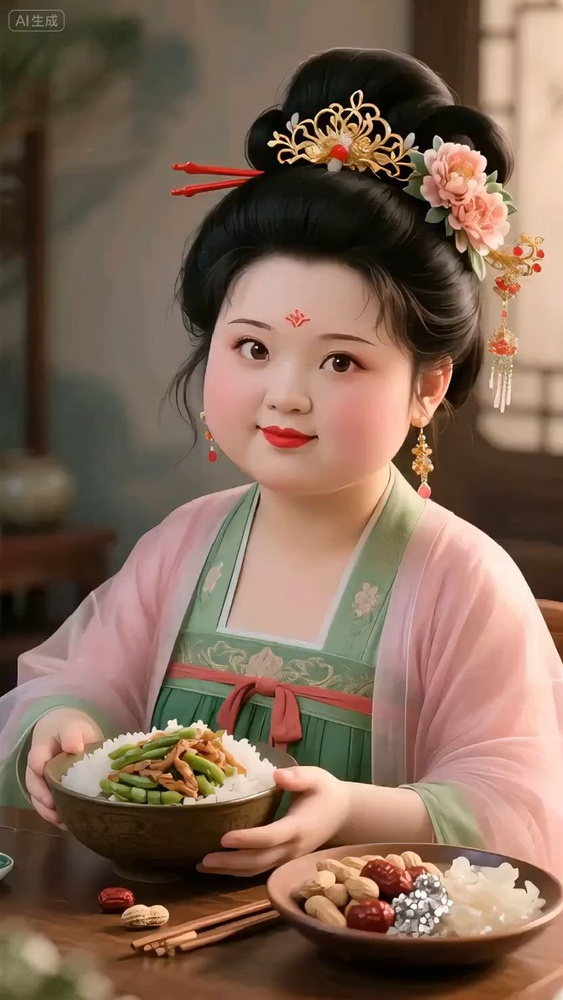
#> input picture matplotlib/matplotlib案例/beauty.jpeg, 563 x 1000 px, shrunk from 832 x 1479 before the run
$ python '28、图片遮盖.py'
#> lines starting #> are read from the running program, lines starting #| are printed output that depends on the picture; after the words box and inside, x2 and y2 are one past the last pixel; in counts of white or black regions, pixels touching at a corner belong together
import matplotlib.pyplot as plt

# 字符集
plt.rcParams['font.sans-serif'] = ['SimHei']

# 读取本地文件
img = plt.imread('beauty.jpeg').copy()
#> img is the input picture: shape (1000, 563, 3); mean R, G, B 129.3, 103.3, 86.5

# 获取图像高、宽
h, w, c = img.shape
#> h = 1000; w = 563; c = 3

# 在图片顶部 20%~40% 的区域添加半透明红色遮罩 (RGB 中的 R 通道加深)
img[int(h*0.2):int(h*0.4), :, 0] = 1.0 # 红色通道设为最大值 1.0
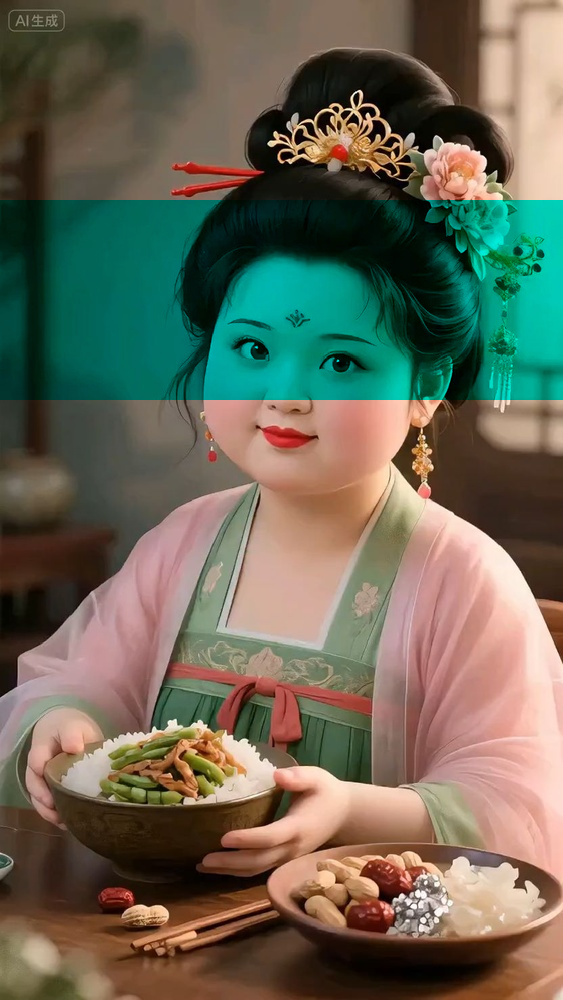
#> img: shape (1000, 563, 3); 20% of pixels changed, all inside (x1, y1, x2, y2) = (0, 200, 563, 400)
# img[int(h*0.2):int(h*0.4), :, 1] *= 0.5 # 绿色通道减半

plt.imshow(img)
plt.title('在图像特定区域叠加半透明红色遮罩')
plt.axis('off')
plt.show()
